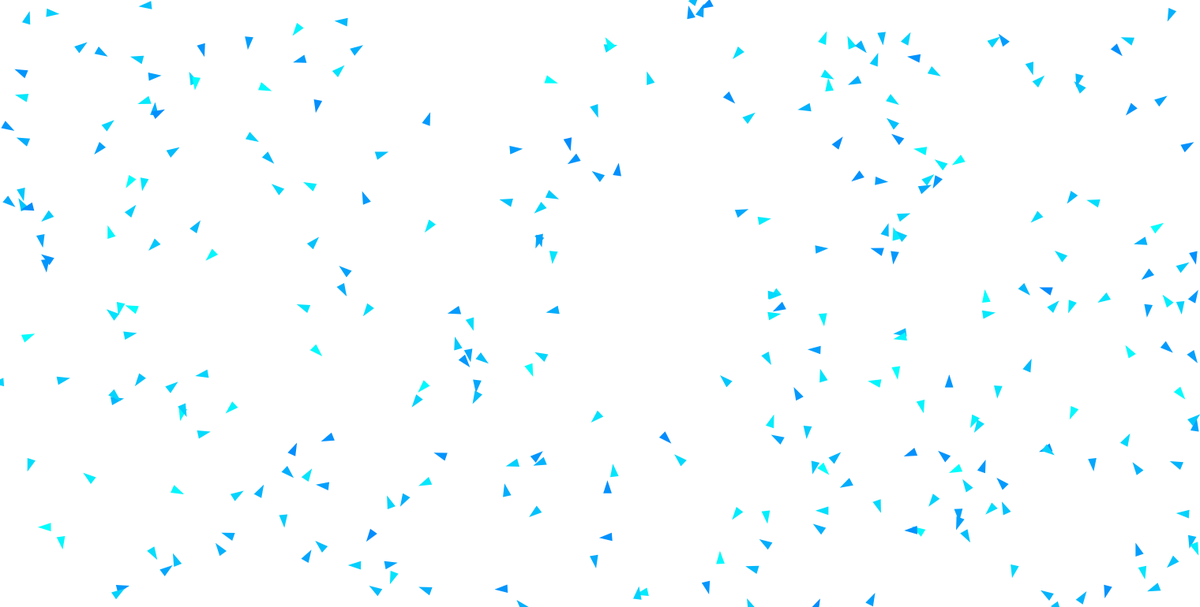
Frame 1 (no input)
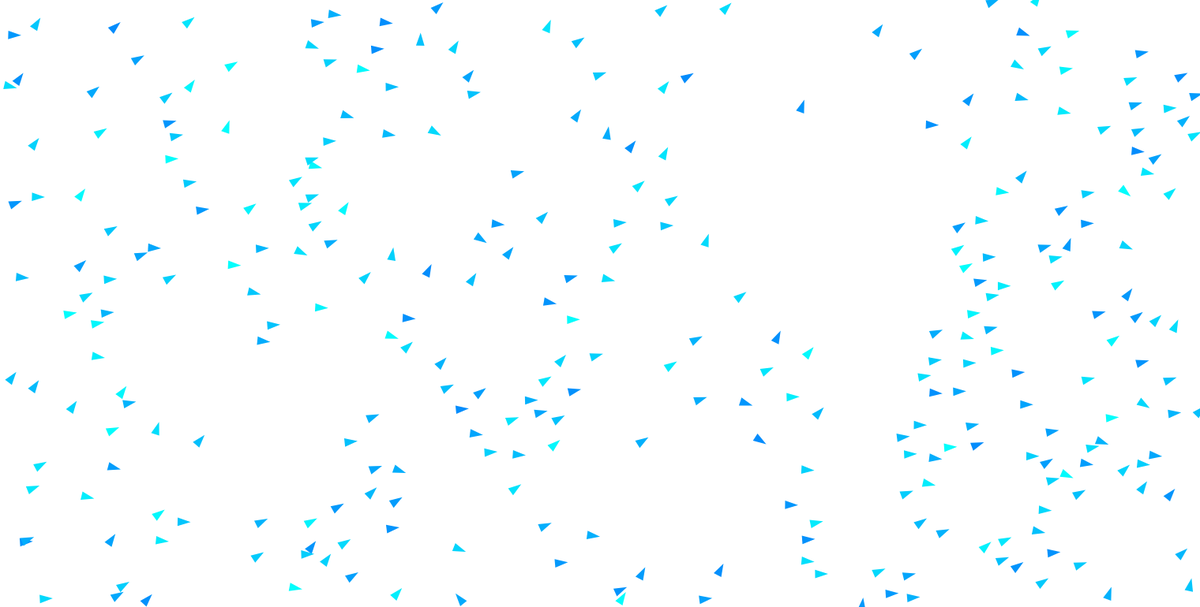
Frame 60 (no input)
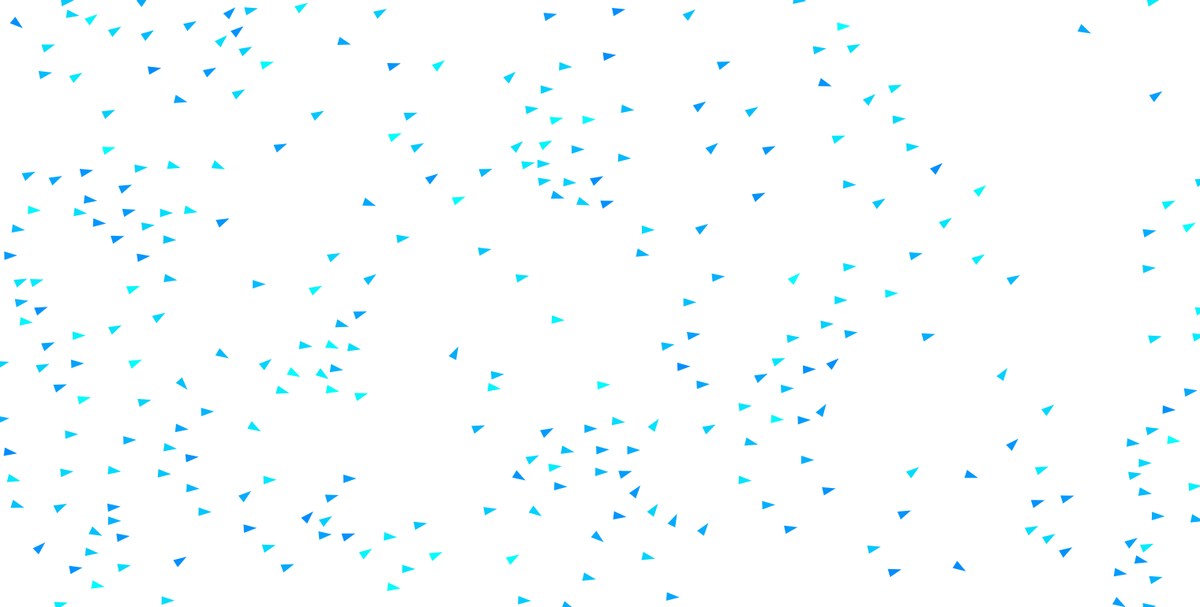
Frame 120 (the mouse pressed at the canvas centre since frame 60)

The p5.js sketch that drew these frames (run headless with seeded random() and noise() and a simulated clock; from frame 60 on, the mouse is pressed at the canvas centre):

// p5.js sketch
// ── sketch.js
let cx, cy;
let c;

function setup()
{
  createCanvas(1520, 770);
  cx = width / 2;
  cy = height / 2;
  c = new Container(300, [cx, -cx, cy, -cy]);
}

function draw()
{
  translate(cx, cy);
  c.update();
  c.draw();
}
// ── boid.js
class Boid
{
    constructor(speed, size, ndis, spread, coeff, bound)
    {
        this.speed = speed;
        this.size = size;
        this.ndis = ndis;
        this.spread = spread;
        this.coeff = coeff;
        this.pos = createVector(Math.random() * (bound[1] - bound[0]) + bound[0], Math.random() * (bound[3] - bound[2]) + bound[2]);
        this.angle = Math.random() * 2 * PI;
        this.gcolor = int(Math.random() * 115) + 140;
    }

    calculateHeading(bdata)
    {
        let count = 0;
        let avg_sep = createVector(0, 0);
        let avg_align = 0;
        let avg_coh = createVector(0, 0);
        let min_dis = -1;
        let cdir = createVector(0, 1).setHeading(this.angle);
        for(let i = 0;i < bdata.length;i ++)
        {
            let dir = p5.Vector.sub(bdata[i][0], this.pos);
            let dis = dir.mag();
            if(dis > 0 && dis < this.ndis && abs(cdir.angleBetween(dir)) < this.spread)
            {
                if(min_dis == -1 || dis < min_dis)
                {
                    min_dis = dis;
                    avg_sep = p5.Vector.mult(dir, -1);
                }
                avg_align += bdata[i][1];
                avg_coh.add(dir);
                count ++;
            }
        }
        if(count > 0)
        {
            avg_sep = avg_sep.heading();
            avg_align /= count;
            avg_coh = avg_coh.heading();
            this.angle = (this.coeff[0] * this.angle + this.coeff[1] * avg_sep + this.coeff[2] * avg_align + this.coeff[3] * avg_coh) / this.coeff[4];
        }
    }

    update()
    {
        this.pos.add(createVector(0, 1).setHeading(this.angle).mult(this.speed));
    }

    applyBound(bound)
    {
        if(this.pos.x > bound[0])
            this.pos.x = bound[1];
        if(this.pos.x < bound[1])
            this.pos.x = bound[0];
        if(this.pos.y > bound[2])
            this.pos.y = bound[3];
        if(this.pos.y < bound[3])
            this.pos.y = bound[2];
    }

    draw()
    {
        let data = [
            createVector(this.size - 5, 0).setHeading(this.angle + ((13 * PI) / 18)),
            createVector(this.size, 0).setHeading(this.angle),
            createVector(this.size - 5, 0).setHeading(this.angle - ((13 * PI) / 18))
        ];
        stroke(0);
        strokeWeight(0);
        fill(3, this.gcolor, 252);
        quad(this.pos.x + data[0].x, -(this.pos.y + data[0].y), this.pos.x + data[1].x, -(this.pos.y + data[1].y), this.pos.x + data[2].x, -(this.pos.y + data[2].y));
    }
}
// ── container.js
class Container
{
    constructor(count, bound)
    {
        this.boids = [];
        this.count = count;
        this.bound = bound;
        this.speed = 5;
        this.size = 12;
        this.ndis = 50;
        this.spread = (2 * PI / 3);
        this.coeff = [46, 2, 1, 1, 50];
        for(let i = 0;i < this.count;i ++)
            this.boids.push(new Boid(this.speed, this.size, this.ndis, this.spread, this.coeff, this.bound));
    }

    update()
    {
        let bdata = [];
        for(let i = 0;i < this.count;i ++)
            bdata.push([this.boids[i].pos, this.boids[i].angle]);
        for(let i = 0;i < this.count;i ++)
        {
            this.boids[i].calculateHeading(bdata);
            this.boids[i].update();
            this.boids[i].applyBound(this.bound);
        }
    }

    draw(box = true)
    {
        if(box)
        {
            stroke(0);
            strokeWeight(0);
            fill(255);
            rect(this.bound[1], -this.bound[2], this.bound[0] - this.bound[1], this.bound[2] - this.bound[3]);
        }
        for(let i = 0;i < this.count;i ++)
            this.boids[i].draw();
    }
}
